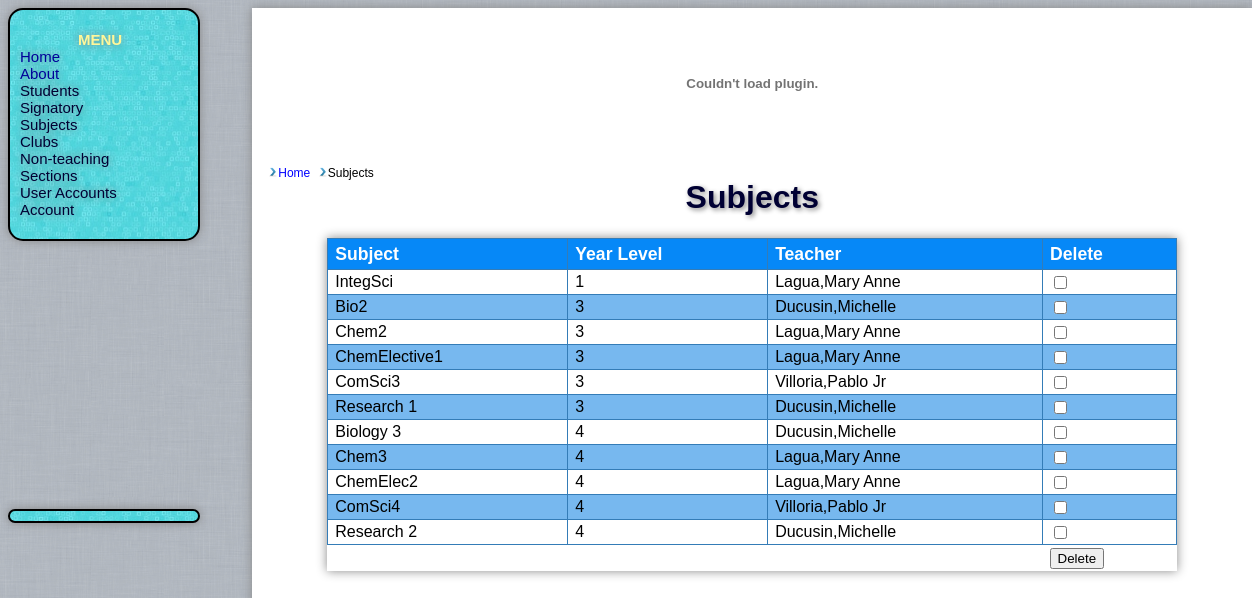
/subjects_li.php (signed in), run on the app's committed database.
### tables this page shows
CREATE TABLE `subjects` (
  `sub_id` int(10) unsigned NOT NULL AUTO_INCREMENT,
  `sub` varchar(255) NOT NULL DEFAULT ' ',
  `teacher` varchar(11) NOT NULL DEFAULT '00000',
  `yrlevel` int(1) NOT NULL DEFAULT '0',
  `announce` varchar(255) NOT NULL DEFAULT 'No Announcements',
  `post_date` varchar(255) NOT NULL DEFAULT ' ',
  `is_elective` tinyint(1) NOT NULL DEFAULT '0',
  PRIMARY KEY (`sub_id`),
  KEY `FK_subjects` (`teacher`),
  KEY `sub_index` (`sub_id`)
);

CREATE TABLE `signatory` (
  `stid` varchar(10) NOT NULL DEFAULT ' ',
  `lname` varchar(255) NOT NULL DEFAULT ' ',
  `fname` varchar(255) NOT NULL DEFAULT ' ',
  `mname` varchar(255) NOT NULL DEFAULT ' ',
  PRIMARY KEY (`stid`),
  KEY `sig_index` (`stid`)
);

### subjects_li.php (the view, shortened to what this page needs)
<?php
include('include/clearance.php');
include("breadcrumbs.php");
$query = "SELECT sub, signatory.lname, signatory.fname,yrlevel,sub_id FROM subjects,signatory WHERE teacher=stid ORDER BY yrlevel,sub";
$result=mysql_query($query) or die ('Error in query: $query.' . mysql_error());
echo "<p><h1>Subjects</h1></p>";
echo '<table id="table">';
echo
'<tr><th><b>Subject</b></th><th><b>Year Level</b></th><th><b>Teacher</b></th><th><b>Delete</th></b>';
echo '</tr><form action="delete.php" method="post">';
$count2=0;
while ($row = mysql_fetch_row($result))
{
        $tr = ($count2%2==0)?'<tr>':'<tr class="alt">';
        echo $tr;
        echo "<td>$row[0]</td>";
        echo "<td>$row[3]</td>";
        echo "<td>$row[1],$row[2]</td>";
        echo '<td><input type="checkbox" name="delete[]" value="'.$row[4].'"></td>';
        echo '</tr>';
        $count2++;
}
echo '<tr class="button"><td></td><td></td><td></td><td><input class="delete" type="submit" name="subject" value="Delete"></td></tr></form>';
echo '</table>';
?>

### css/general.css (style rules this page uses)
body { font-family:Arial,Helvetica,sans-serif; background: #E0DEDF; background-image:url(img/bg.png); }
#table { position:relative; font-family:"Trebuchet MS", Arial, Helvetica, sans-serif; border-collapse:collapse; width:85%; box-shadow: 0px 0px 10px #888888; -box-shadow:0px 0px 10px #888888; -webkit-box-shadow: 0px 0px 10px #888888; }
#table td, #table th { font-size:1em; border:1px solid #347CB7; padding:3px 7px 2px 7px; background-color:#fff; }
#table th { font-size:1.1em; text-align:left; padding-top:5px; padding-bottom:4px; background-color:#0688F7; color:#ffffff; }
#table tr.alt td { color:#000000; background-color:#77B8EF; }
#group tr td { margin: 20px; }
p { font-size:1em; }
#table tr.button td { border:none; }
h1 { color:#003; text-shadow:2px 2px 5px #888; }

### data on the page
subjects: sub "IntegSci", yrlevel "1", signatory.lname "Lagua", signatory.fname "Mary Anne"
subjects: sub "Bio2", yrlevel "3", signatory.lname "Ducusin", signatory.fname "Michelle"
subjects: sub "Chem2", yrlevel "3", signatory.lname "Lagua", signatory.fname "Mary Anne"
subjects: sub "ChemElective1", yrlevel "3", signatory.lname "Lagua", signatory.fname "Mary Anne"
subjects: sub "ComSci3", yrlevel "3", signatory.lname "Villoria", signatory.fname "Pablo Jr"
subjects: sub "Research 1", yrlevel "3", signatory.lname "Ducusin", signatory.fname "Michelle"
subjects: sub "Biology 3", yrlevel "4", signatory.lname "Ducusin", signatory.fname "Michelle"
subjects: sub "Chem3", yrlevel "4", signatory.lname "Lagua", signatory.fname "Mary Anne"
subjects: sub "ChemElec2", yrlevel "4", signatory.lname "Lagua", signatory.fname "Mary Anne"
subjects: sub "ComSci4", yrlevel "4", signatory.lname "Villoria", signatory.fname "Pablo Jr"
subjects: sub "Research 2", yrlevel "4", signatory.lname "Ducusin", signatory.fname "Michelle"

### other printed values
$crumb['label'] "Home"
$crumb['label'] "Subjects"
